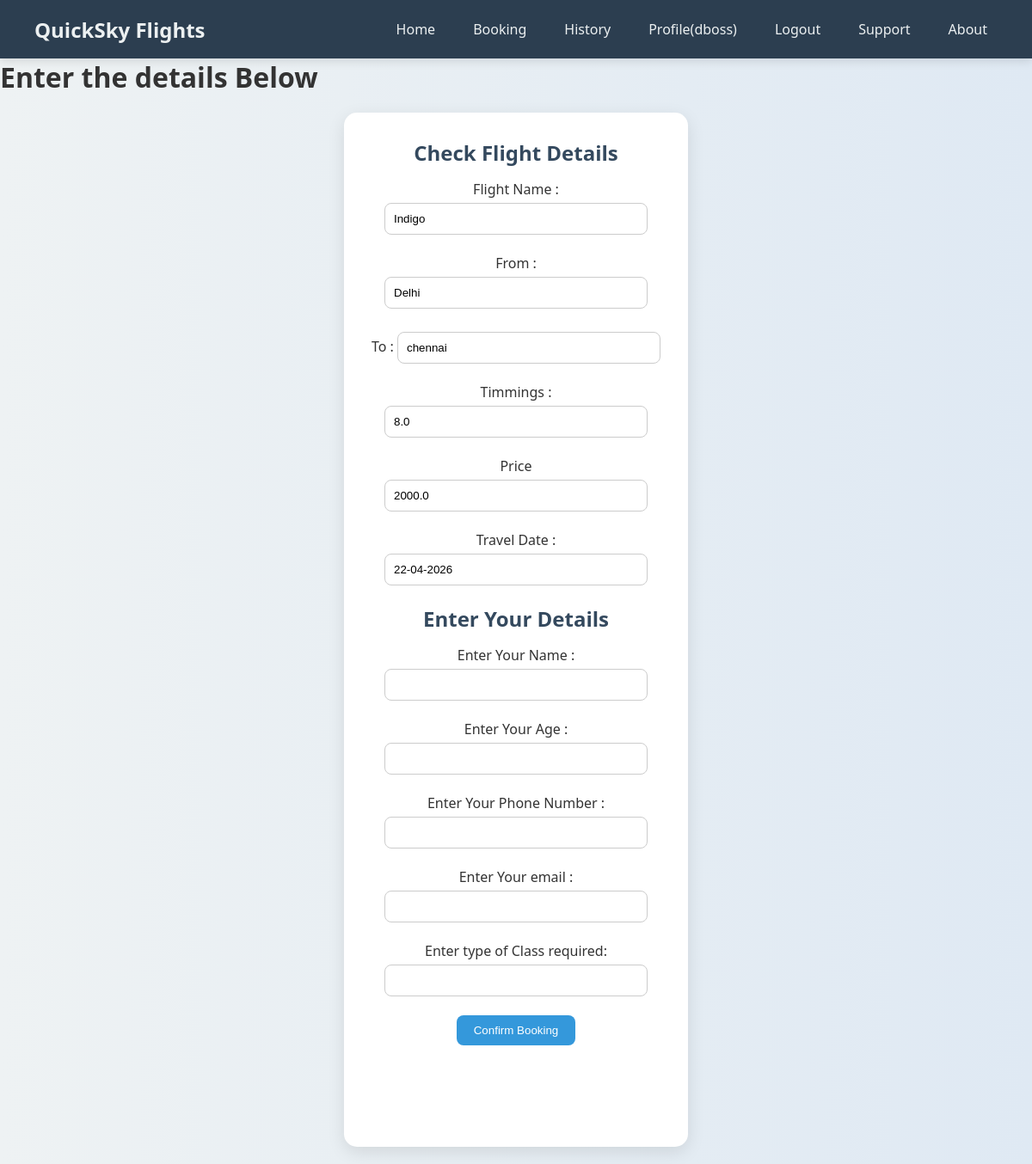
The page /ticketbooking/1 on the database its author committed.
### base/models.py (models this page shows)
class Flights(models.Model):
    flight_name = models.CharField(max_length=20)
    flight_source = models.CharField(max_length=30)
    flight_dest = models.CharField(max_length=30)
    flight_timming = models.FloatField()
    ticket_price = models.FloatField()
    date = models.CharField(max_length=10)

### base/views.py (the view, shortened to what this page needs)
# urls.py: path('ticketbooking/<int:pk>', ticketbooking , name = 'ticketbooking'),
def ticketbooking(request , pk):
    flight = Flights.objects.get(id = pk)
    return render(request , 'ticketbooking.html' , {'flight' : flight})

### base/templates/ticketbooking.html (shortened to what this page needs)
{% extends 'main.html' %}
{% block content %}
<h1> Enter the details Below</h1>
<center>
    <form method="POST">
        <h2>Check Flight Details</h2>
        <label>Flight Name : </label>
        <input type="text" name='flight_name' value="{{ flight.flight_name }}" > <br><br>
        <label>From : </label>
        <input type="text" name='flight_source' value="{{ flight.flight_source }}" > <br><br>
 <label>To : </label>
        <input type="text" name="flight_dest" value="{{ flight.flight_dest }}"> <br><br>
        <label>Timmings : </label>
        <input type="text" name='flight_timming' value='{{ flight.flight_timming }}'> <br><br>
        <label>Price</label>
        <input type="text" name='ticket_price' value='{{ flight.ticket_price }}' > <br><br>
        <label>Travel Date : </label>
        <input type="text" name='date' value='{{ flight.date }}' > <br><br>
        <h2>Enter Your Details</h2>
        <label> Enter Your Name : </label>
        <input type="text" name='user_name'> <br><br>
        <label> Enter Your Age : </label>
        <input type="text" name='user_age'> <br><br>
        <label> Enter Your Phone Number : </label>
        <input type="number" name='user_phone'> <br><br>
        <label> Enter Your email : </label>
        <input type="text" name='user_email'> <br><br>
        <label> Enter type of Class required: </label>
        <input type="text" name='seat_class'> <br><br>
        <button type="submit"> Confirm Booking </button> <br><br><br><br><br>
    </form>
</center>
{% endblock %}

### static/css/style.css (style rules this page uses)
* { margin: 0; padding: 0; box-sizing: border-box; }
body { font-family: 'Segoe UI', sans-serif; background: linear-gradient(to right, #eef2f3, #dfe9f3); color: #333; }
form { background: white; padding: 30px; width: 400px; margin: 20px auto; border-radius: 15px; box-shadow: 0 6px 20px rgba(0, 0, 0, 0.1); }
form h2 { margin-bottom: 15px; color: #34495e; }
form input { width: 90%; padding: 10px; border-radius: 8px; border: 1px solid #ccc; margin-top: 5px; }
form button { padding: 10px 20px; border: none; background: #3498db; color: white; border-radius: 8px; cursor: pointer; }

### rows shown on the page
Flights: flight_name "Indigo", flight_source "Delhi", flight_dest "chennai", flight_timming "8.0", ticket_price "2000.0", date "22-04-2026"
